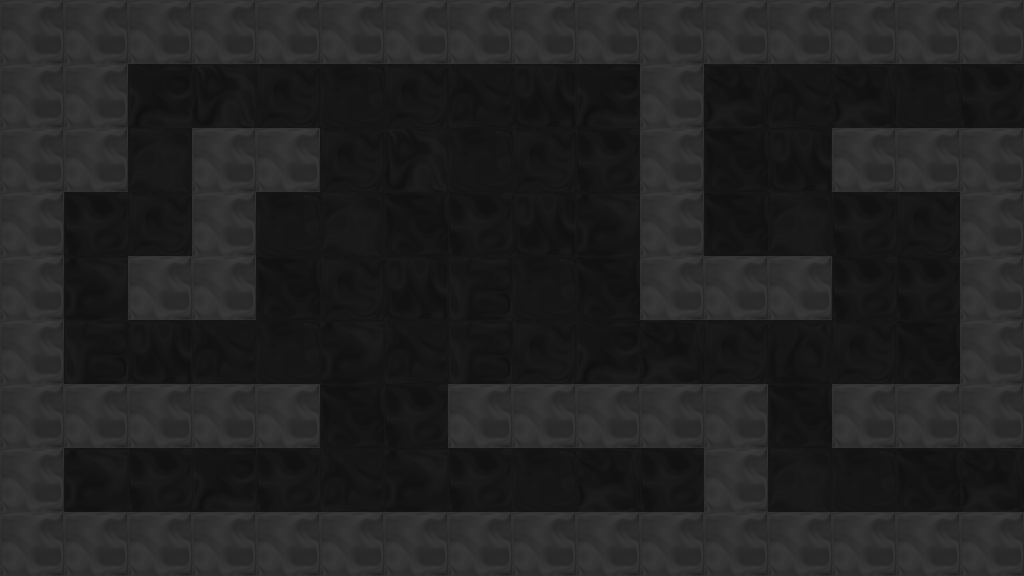

This is a level from a 2D game, rendered from its Tiled map with the project's own tilesets. A one-line summary and the complete map file follow:
An orthogonal 16x9 tile map with 64x64 px tiles, 2 tile layers (backTile, tile), 4 tilesets and 7 objects (2x OrbRed, 2x ShooterRed, 2x Exit, DoorRed).

<map version="1.0" orientation="orthogonal" width="16" height="9" tilewidth="64" tileheight="64">
 <properties>
  <property name="bg" value="bg1" />
  <property name="bgParallaxX" value=".7" />
  <property name="bgParallaxY" value=".7" />
  <property name="music" value="begin_red" />
 </properties>
 <tileset firstgid="1" source="tiles/black_tiles.tsx" />
 <tileset firstgid="50" source="tiles/white_tiles.tsx" />
 <tileset firstgid="99" source="tiles/mixed_tiles.tsx" />
 <tileset firstgid="211" source="tiles/glass_tiles.tsx" />
 <layer name="backTile" width="16" height="9" opacity="0.46">
  <data encoding="csv">
7,28,4,14,21,3,5,35,14,14,35,3,6,28,1,42,
4,28,42,1,21,7,21,14,4,42,28,3,14,3,7,5,
2,14,6,1,5,21,1,7,21,5,7,35,4,42,6,6,
35,5,21,42,7,6,35,5,4,49,3,35,6,5,21,3,
4,49,2,35,35,21,4,2,7,35,5,28,1,5,5,3,
7,2,4,14,7,49,14,2,21,42,3,21,28,21,35,35,
5,42,21,2,5,35,5,14,14,14,6,21,35,4,21,6,
35,49,5,42,5,14,49,5,7,3,5,35,6,7,35,3,
21,42,49,35,5,5,35,14,28,6,1,21,4,7,5,28
</data>
 </layer>
 <objectgroup name="obj" width="16" height="9">
  <object type="OrbRed" x="368" y="384" width="64" height="64" />
  <object type="DoorRed" x="832" y="256" width="128" height="64" />
  <object type="OrbRed" x="336" y="224" width="64" height="64" />
  <object type="ShooterRed" x="64" y="480">
   <polyline points="0,0 640,0" />
  </object>
  <object type="ShooterRed" x="480" y="64">
   <polyline points="0,0 156,223" />
  </object>
 </objectgroup>
 <layer name="tile" width="16" height="9">
  <data encoding="csv">
48,48,48,48,48,48,48,48,48,48,48,48,48,48,48,48,
48,48,0,0,0,0,0,0,0,0,48,0,0,0,0,0,
48,48,0,48,48,0,0,0,0,0,48,0,0,48,48,48,
48,0,0,48,0,0,0,0,0,0,48,0,0,0,0,48,
48,0,48,48,0,0,0,0,0,0,48,48,48,0,0,48,
48,0,0,0,0,0,0,0,0,0,0,0,0,0,0,48,
48,48,48,48,48,0,0,48,48,48,48,48,0,48,48,48,
48,0,0,0,0,0,0,0,0,0,0,48,0,0,0,0,
48,48,48,48,48,48,48,48,48,48,48,48,48,48,48,48
</data>
 </layer>
 <objectgroup name="front" width="16" height="9">
  <object type="Exit" x="960" y="448" width="64" height="64">
   <properties>
    <property name="mapTo" value="platforming1" />
   </properties>
  </object>
  <object type="Exit" x="960" y="64" width="64" height="64">
   <properties>
    <property name="mapTo" value="firstMovingLasers" />
   </properties>
  </object>
 </objectgroup>
</map>
